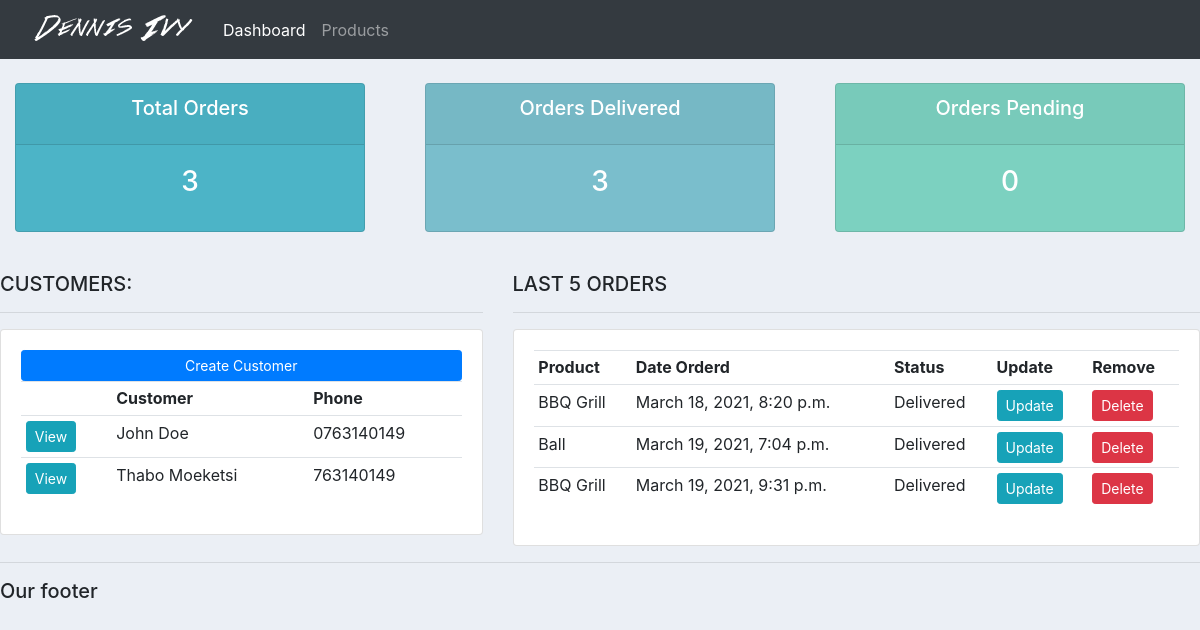
The app's page /, older data.
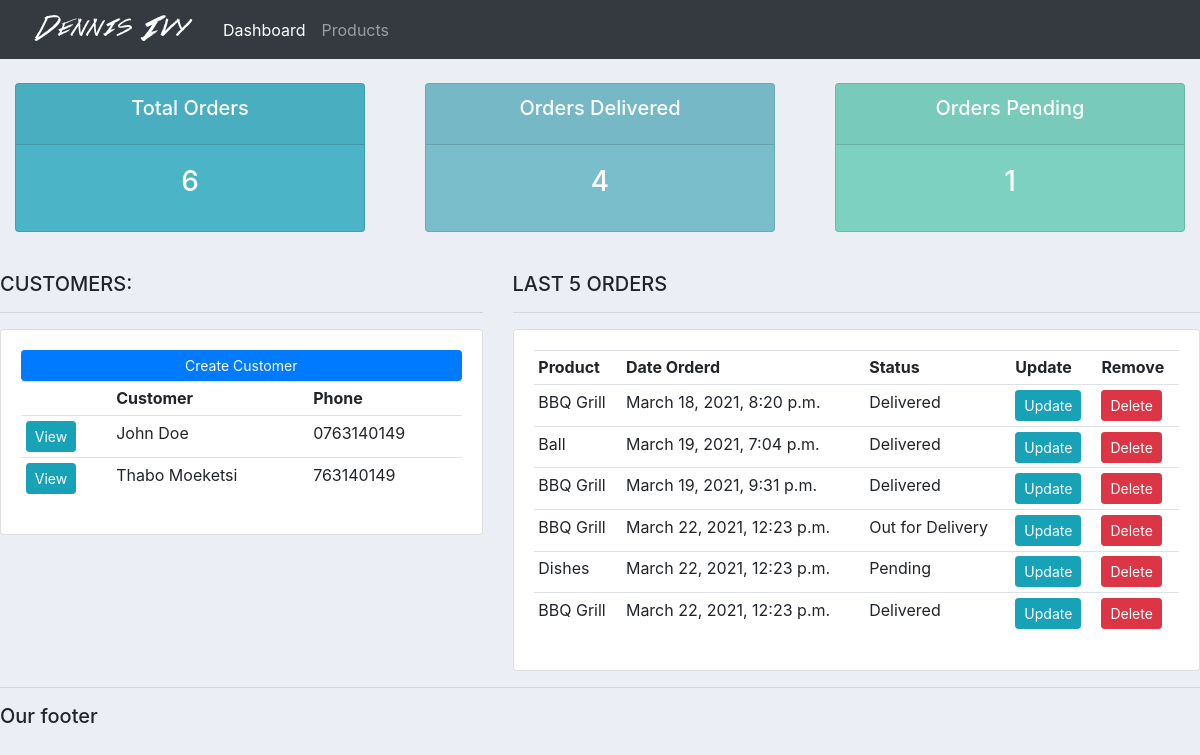
The same page, newer data.
### accounts/models.py (models this page shows, shortened)
class Customers(models.Model):
    name = models.CharField(max_length=200, null=True)
    phone = models.CharField(max_length=200, null=True)
    email = models.CharField(max_length=200, null=True)
    date_created = models.DateTimeField(auto_now_add=True, null=True)

class Order(models.Model):
    STATUS = (
        ('Pending', 'Pending'),
        ('Out for Delivery', 'Out for Delivery'),
        ('Delivered', 'Delivered'),
    )
    customer = models.ForeignKey(
        Customers, null=True, on_delete=models.SET_NULL)
    product = models.ForeignKey(Product, null=True, on_delete=models.SET_NULL)
    date_created = models.DateTimeField(auto_now_add=True, null=True)
    status = models.CharField(max_length=200, null=True, choices=STATUS)
    note = models.CharField(max_length=1000, null=True, choices=STATUS)

class Product(models.Model):
    CATEGORY = (
        ('Indoor', 'Indoor'),
        ('Outdoor', 'Outdoor'),
    )
    name = models.CharField(max_length=200, null=True)
    price = models.FloatField(null=True)
    category = models.CharField(max_length=200, null=True, choices=CATEGORY)
    description = models.CharField(max_length=200, null=True, blank=True)
    date_created = models.DateTimeField(auto_now_add=True, null=True)
    tag = models.ManyToManyField(Tag)
    def __str__(self):
        return self.name

### accounts/views.py (the view)
# urls.py: path('', views.home, name ='home'),
def home(request):
    orders = Order.objects.all()
    customers = Customers.objects.all()
    total_customers = customers.count()
    total_orders = orders.count()
    delivered = orders.filter(status='Delivered').count()
    pending = orders.filter(status='Pending').count()
    context = {
        'orders': orders,
        'customers': customers,
        'total_customers': total_customers,
        'total_orders': total_orders,
        'delivered': delivered,
        'pending': pending
    }
    return render(request, "accounts/dashboard.html", context)

### accounts/templates/accounts/dashboard.html
{% extends 'accounts/main.html' %} {% block content %} {% include 'accounts/status.html'%}
<br />
<div class="row">
	<div class="col-md-5">
		<h5>CUSTOMERS:</h5>
		<hr />
		<div class="card card-body">
			<a class="btn btn-primary btn-sm btn-block" href="">Create Customer</a>
			<table class="table table-sm">
				<tr>
					<th></th>
					<th>Customer</th>
					<th>Phone</th>
				</tr>
				{% for customer in customers %}
				<tr>
					<td><a class="btn btn-sm btn-info" href="{% url 'customer' customer.id %}">View</a></td>
					<td>{{customer.name}}</td>
					<td>{{customer.phone}}</td>
				</tr>
				{% endfor %}
			</table>
		</div>
	</div>
	<div class="col-md-7">
		<h5>LAST 5 ORDERS</h5>
		<hr />
		<div class="card card-body">
			<table class="table table-sm">
				<tr>
					<th>Product</th>
					<th>Date Orderd</th>
					<th>Status</th>
					<th>Update</th>
					<th>Remove</th>
					{% for order in orders %}
				<tr>
					<td>{{order.product}}</td>
					<td>{{order.date_created}}</td>
					<td>{{order.status}}</td>
					<td><a class="btn btn-sm btn-info" href="{% url 'update_order' order.id %}">Update</a></td>
					<td><a class="btn btn-sm btn-danger" href="{% url 'delete_order' order.id %}">Delete</a></td>
				</tr>
				{% endfor %}
				</tr>
			</table>
		</div>
	</div>
</div>
{% endblock %}

Row changes from the older to the newer data that the page shows:
added Order: product "BBQ Grill", date_created "March 22, 2021, 12:23 p.m.", status "Out for Delivery"
added Order: product "Dishes", date_created "March 22, 2021, 12:23 p.m.", status "Pending"
added Order: product "BBQ Grill", date_created "March 22, 2021, 12:23 p.m.", status "Delivered"
Text that changed along with them:
{{ total_orders }}: "3" → "6"
{{ delivered }}: "3" → "4"
{{ pending }}: "0" → "1"
